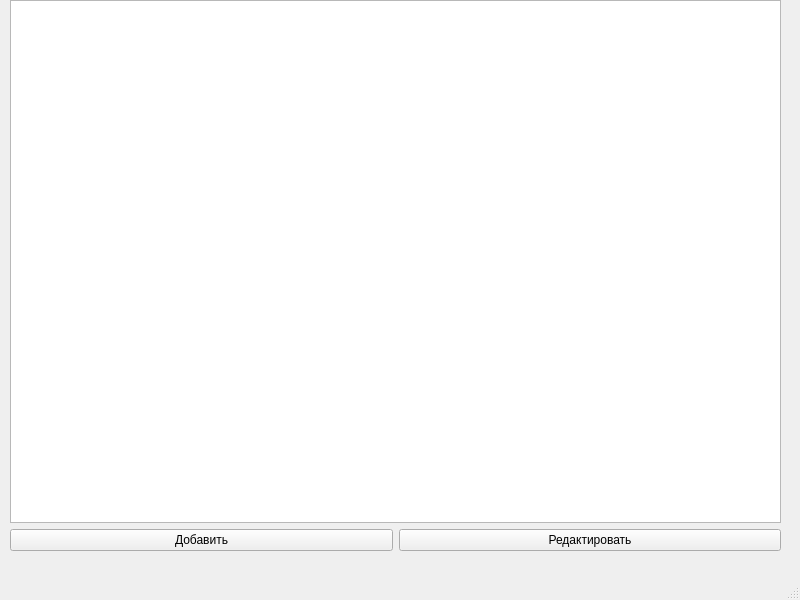
<?xml version="1.0" encoding="UTF-8"?>
<ui version="4.0">
 <class>MainWindow</class>
 <widget class="QMainWindow" name="MainWindow">
  <property name="geometry">
   <rect>
    <x>0</x>
    <y>0</y>
    <width>800</width>
    <height>600</height>
   </rect>
  </property>
  <property name="windowTitle">
   <string>MainWindow</string>
  </property>
  <widget class="QWidget" name="centralwidget">
   <widget class="QWidget" name="gridLayoutWidget">
    <property name="geometry">
     <rect>
      <x>10</x>
      <y>0</y>
      <width>771</width>
      <height>551</height>
     </rect>
    </property>
    <layout class="QGridLayout" name="gridLayout">
     <item row="1" column="0">
      <widget class="QPushButton" name="addButton">
       <property name="text">
        <string>Добавить</string>
       </property>
      </widget>
     </item>
     <item row="1" column="1">
      <widget class="QPushButton" name="editButton">
       <property name="text">
        <string>Редактировать</string>
       </property>
      </widget>
     </item>
     <item row="0" column="0" colspan="2">
      <widget class="QTableWidget" name="tableWidget"/>
     </item>
    </layout>
   </widget>
  </widget>
  <widget class="QMenuBar" name="menubar">
   <property name="geometry">
    <rect>
     <x>0</x>
     <y>0</y>
     <width>800</width>
     <height>21</height>
    </rect>
   </property>
  </widget>
  <widget class="QStatusBar" name="statusbar"/>
 </widget>
 <resources/>
 <connections/>
</ui>
